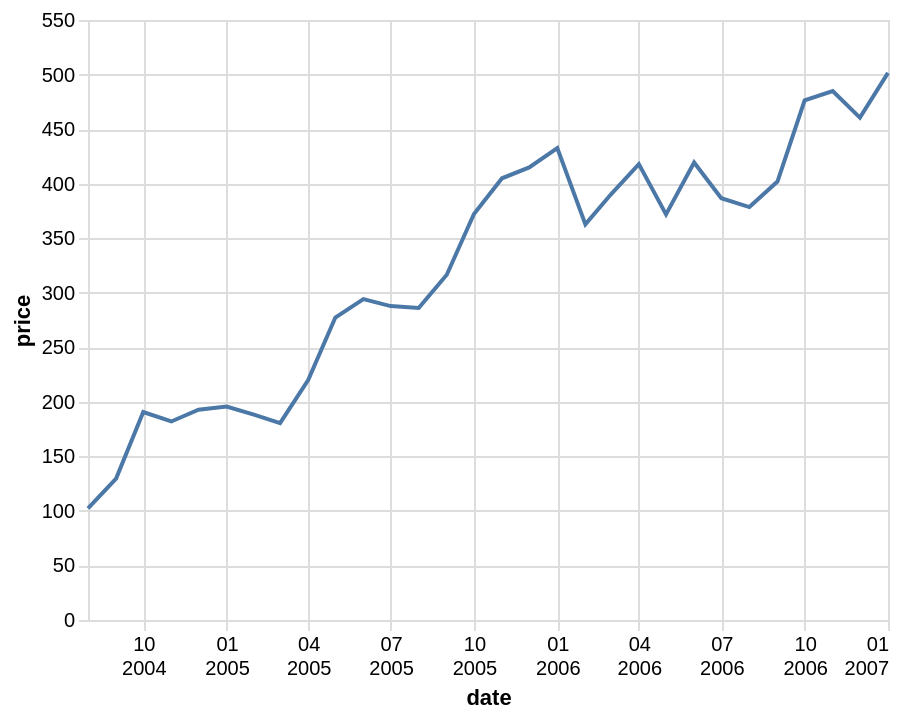

Describe this chart as a Vega-Lite specification.
### Vega-Lite specification from a JSON file in a GitHub repository (floating-point values rounded to 4 significant figures; data arrays with more than 128 entries replaced by an {"elided": "..."} marker saying what was removed)
{"$schema": "https://vega.github.io/schema/vega-lite/v5.json", "config": {"axis": {"domainColor": "#ddd", "tickColor": "#ddd"}, "lineBreak": " "}, "data": {"values": {"elided": "560 records"}, "format": {"parse": {"date": "date"}}}, "encoding": {"x": {"axis": {"format": "%m %Y"}, "field": "date", "type": "temporal"}, "y": {"field": "price", "type": "quantitative"}}, "mark": "line", "transform": [{"filter": "datum.symbol === 'GOOG'"}, {"filter": {"field": "date", "range": [null, {"year": 2007}]}}], "width": 400}
